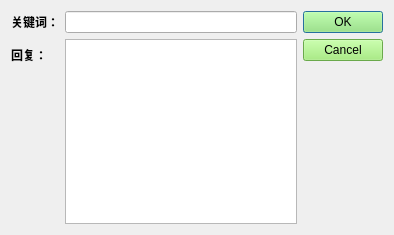
<?xml version="1.0" encoding="UTF-8"?>
<ui version="4.0">
 <class>Dialog</class>
 <widget class="QDialog" name="Dialog">
  <property name="geometry">
   <rect>
    <x>0</x>
    <y>0</y>
    <width>394</width>
    <height>235</height>
   </rect>
  </property>
  <property name="windowTitle">
   <string>关键词</string>
  </property>
  <layout class="QHBoxLayout" name="horizontalLayout">
   <item>
    <layout class="QFormLayout" name="formLayout">
     <item row="0" column="0">
      <widget class="QLabel" name="label">
       <property name="font">
        <font>
         <family>微软雅黑</family>
         <weight>75</weight>
         <bold>true</bold>
        </font>
       </property>
       <property name="text">
        <string>关键词：</string>
       </property>
      </widget>
     </item>
     <item row="1" column="0">
      <widget class="QLabel" name="label_2">
       <property name="font">
        <font>
         <family>微软雅黑</family>
         <weight>75</weight>
         <bold>true</bold>
        </font>
       </property>
       <property name="text">
        <string>回复：</string>
       </property>
      </widget>
     </item>
     <item row="0" column="1">
      <widget class="QLineEdit" name="lineEdit"/>
     </item>
     <item row="1" column="1">
      <widget class="QTextEdit" name="textEdit"/>
     </item>
    </layout>
   </item>
   <item>
    <widget class="QDialogButtonBox" name="buttonBox">
     <property name="font">
      <font>
       <family>微软雅黑</family>
       <weight>75</weight>
       <bold>true</bold>
      </font>
     </property>
     <property name="styleSheet">
      <string notr="true">background-color:rgb(149,236,105);</string>
     </property>
     <property name="orientation">
      <enum>Qt::Vertical</enum>
     </property>
     <property name="standardButtons">
      <set>QDialogButtonBox::Cancel|QDialogButtonBox::Ok</set>
     </property>
    </widget>
   </item>
  </layout>
 </widget>
 <resources/>
 <connections>
  <connection>
   <sender>buttonBox</sender>
   <signal>accepted()</signal>
   <receiver>Dialog</receiver>
   <slot>accept()</slot>
   <hints>
    <hint type="sourcelabel">
     <x>248</x>
     <y>254</y>
    </hint>
    <hint type="destinationlabel">
     <x>157</x>
     <y>274</y>
    </hint>
   </hints>
  </connection>
  <connection>
   <sender>buttonBox</sender>
   <signal>rejected()</signal>
   <receiver>Dialog</receiver>
   <slot>reject()</slot>
   <hints>
    <hint type="sourcelabel">
     <x>316</x>
     <y>260</y>
    </hint>
    <hint type="destinationlabel">
     <x>286</x>
     <y>274</y>
    </hint>
   </hints>
  </connection>
 </connections>
</ui>
